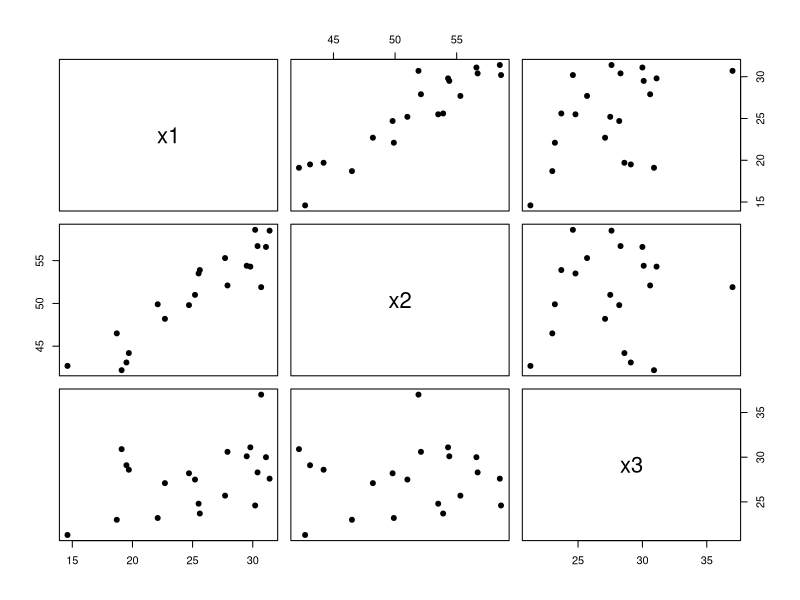
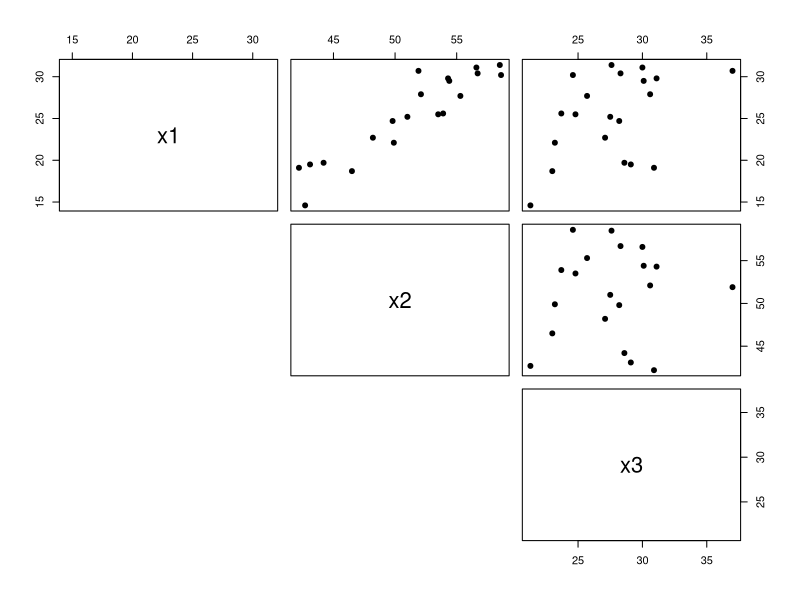

Generate these figures, in order, with R:
library(tidyverse)

x1 <- c(19.5, 24.7, 30.7, 29.8, 19.1, 25.6, 31.4, 27.9,
        22.1, 25.5, 31.1, 30.4, 18.7, 19.7, 14.6, 29.5,
        27.7, 30.2, 22.7, 25.2)
    
x2 <- c(43.1, 49.8, 51.9, 54.3, 42.2, 53.9, 58.5, 52.1,
        49.9, 53.5, 56.6, 56.7, 46.5, 44.2, 42.7, 54.4,
        55.3, 58.6, 48.2, 51.0)

x3 <- c(29.1, 28.2, 37.0, 31.1, 30.9, 23.7, 27.6, 30.6,
        23.2, 24.8, 30.0, 28.3, 23.0, 28.6, 21.3, 30.1,
        25.7, 24.6, 27.1, 27.5)

y <- c(11.9, 22.8, 18.7, 20.1, 12.9, 21.7, 27.1, 25.4,
       21.3, 19.3, 25.4, 27.2, 11.7, 17.8, 12.8, 23.9,
       22.6, 25.4, 14.8, 21.1)

one <- tibble(y, x1, x2, x3)

# matrix of scatterplots
# the 2 tells it to start with col 2 and end with col 4 (so skip the y col)
pairs(one[,2:4], pch = 19)

# this one suppresses the lower half of the matrix
pairs(one[,2:4], pch = 19, lower.panel = NULL)

# a second option for matrix of scatterplots
# plot(one, pch=3, cex=1, col="#69b3a2")

# matrix of correlation values
# the 2 tells it to start with col 2 and end with col 4 (so skip the y col)
cor(one[,2:4])

# how to run tests using full and reduced models
# goal: compare y ~ x1 + x2 + x3 to y ~ x1

full <- lm(y ~ x1 + x2 + x3, data=one) # Full Model
reduced <- lm(y ~ x1, data=one) # Reduced model

out <- anova(reduced, full)

# check values
# anova(full)
# anova(reduced)
























